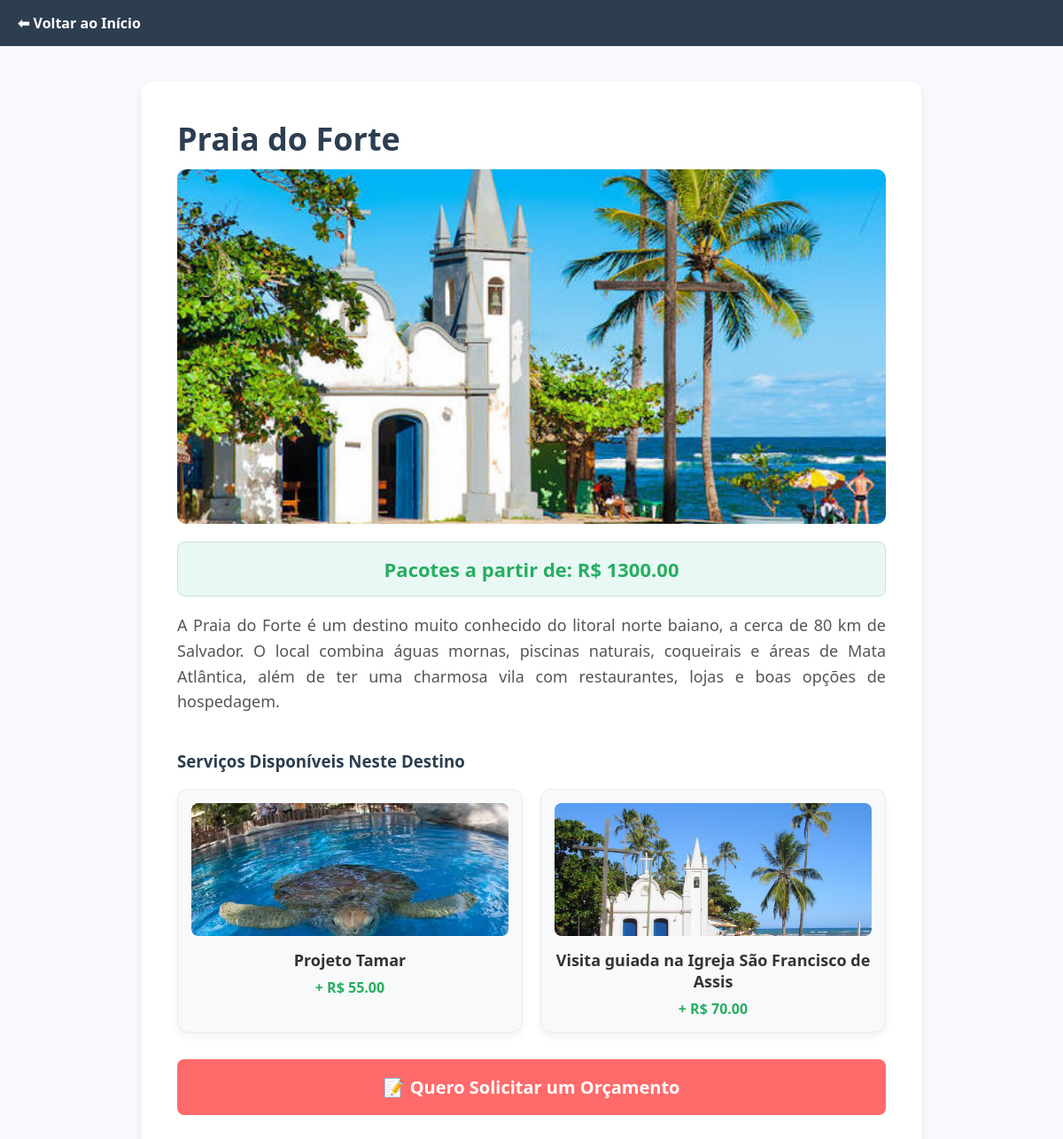
The page /destino/2/ on the database its author committed.
### turismo/models.py (models this page shows, shortened)
class Destino(models.Model):
    nome = models.CharField(max_length=200)
    descricao = models.TextField()
    preco = models.DecimalField(max_digits=10, decimal_places=2)
    foto_principal = models.ImageField(upload_to='destinos/')

class ServicoProduto(models.Model):
    destino = models.ForeignKey(Destino, related_name='servicos', on_delete=models.CASCADE)
    nome = models.CharField(max_length=150)
    preco_adicional = models.DecimalField(max_digits=10, decimal_places=2, default=0.00)

### turismo/views.py (the view)
# urls.py: path('destino/<int:destino_id>/', views.detalhes_destino, name='detalhes_destino'),
def detalhes_destino(request, destino_id):
    destino = get_object_or_404(Destino, id=destino_id)
    return render(request, 'turismo/detalhes.html', {'destino': destino})

### turismo/templates/turismo/detalhes.html (shortened to what this page needs)
<div class="navbar">
    <a href="{% url 'catalogo_destinos' %}">⬅ Voltar ao Início</a>
</div>
<div class="container">
    <h1 class="titulo">{{ destino.nome }}</h1>
    {% if destino.foto_principal %}
        <img src="{{ destino.foto_principal.url }}" class="imagem-destaque" alt="Foto principal de {{ destino.nome }}">
    {% endif %}
    <div class="preco-destaque">Pacotes a partir de: R$ {{ destino.preco }}</div>
    <p class="descricao">{{ destino.descricao }}</p>
    <h3 style="color: #2c3e50; margin-top: 40px;">Serviços Disponíveis Neste Destino</h3>
    <div class="grid-servicos">
        {% for servico in destino.servicos.all %}
            <div class="card-servico">
                {% if servico.imagem %}
                    <img src="{{ servico.imagem.url }}" alt="{{ servico.nome }}">
                {% else %}
                    <div class="sem-foto">🏷️</div>
                {% endif %}
                <div class="nome-servico">{{ servico.nome }}</div>
                <div class="preco-servico">+ R$ {{ servico.preco_adicional }}</div>
            </div>
        {% empty %}
            <p style="grid-column: 1 / -1; text-align: center;">Nenhum serviço adicional cadastrado no momento.</p>
        {% endfor %}
    </div>
    <a href="{% url 'solicitar_orcamento' destino.id %}" class="btn-orcamento">📝 Quero Solicitar um Orçamento</a>
</div>

### turismo/templates/turismo/detalhes.html (style rules this page uses)
.navbar { background-color: #2c3e50; padding: 15px 20px; }
.navbar a { color: white; text-decoration: none; font-weight: bold; }
.container { max-width: 800px; margin: 40px auto; background-color: white; padding: 40px; border-radius: 12px; box-shadow: 0 5px 15px rgba(0,0,0,0.05); }
.titulo { font-size: 36px; color: #2c3e50; margin-bottom: 10px; margin-top: 0; }
.imagem-destaque { width: 100%; height: 400px; object-fit: cover; border-radius: 10px; margin-bottom: 20px; }
.descricao { font-size: 18px; line-height: 1.6; color: #555; text-align: justify; }
.preco-destaque { background-color: #e8f8f5; color: #27ae60; padding: 15px; border-radius: 8px; font-size: 22px; font-weight: bold; text-align: center; border: 1px solid #c8e6c9; }
.grid-servicos { display: grid; grid-template-columns: repeat(auto-fit, minmax(200px, 1fr)); gap: 20px; margin-top: 15px; }
.card-servico { background-color: #f8f9fa; border-radius: 12px; padding: 15px; text-align: center; box-shadow: 0 4px 8px rgba(0,0,0,0.05); border: 1px solid #eaeaea; transition: transform 0.3s; }
.card-servico img, .card-servico .sem-foto { width: 100%; height: 150px; object-fit: cover; border-radius: 8px; margin-bottom: 15px; }
.nome-servico { font-weight: bold; color: #333; font-size: 18px; margin-bottom: 8px; }
.preco-servico { color: #27ae60; font-size: 16px; font-weight: bold; }
.btn-orcamento { display: block; background-color: #ff6b6b; color: white; text-align: center; padding: 18px; border-radius: 8px; text-decoration: none; font-size: 20px; font-weight: bold; margin-top: 30px; transition: 0.3s; }

### rows shown on the page
Destino: nome "Praia do Forte", foto_principal (picture), preco "1300.00", descricao "A Praia do Forte é um destino muito conhecido do litoral norte baiano, a cerca de 80 km de Salvador. O local combina águas mornas, piscinas naturais, coqueirais e áreas de Mata Atlântica, além de ter uma charmosa vila com restaurantes, lojas e boas opções de hospedagem."
ServicoProduto: imagem (picture), nome "Projeto Tamar", preco_adicional "55.00"
ServicoProduto: imagem (picture), nome "Visita guiada na Igreja São Francisco de Assis", preco_adicional "70.00"
